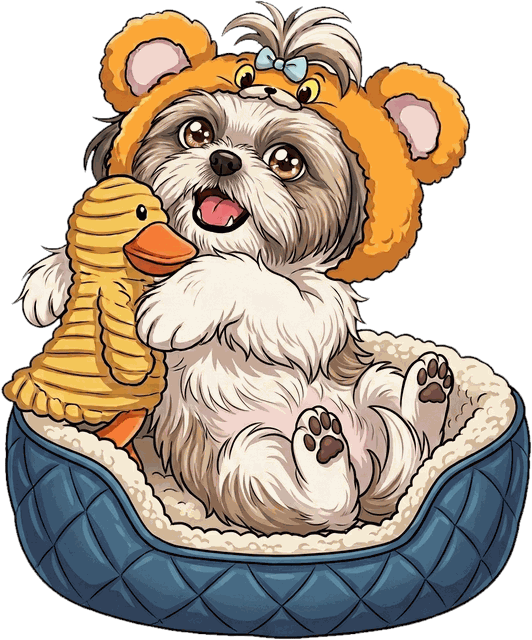
#> input picture _video-yang/yang.png, 532 x 640 px
$ python gerar_expressoes.py
#> lines starting #> are read from the running program, lines starting #| are printed output that depends on the picture; after the words box and inside, x2 and y2 are one past the last pixel; in counts of white or black regions, pixels touching at a corner belong together
"""Gera as expressões da Yang (boca fechada / meio aberta / aberta, olhos piscando)
a partir da ilustração original. Saída: pasta yang/ com PNGs transparentes 2x."""
import cv2, numpy as np, pathlib
from PIL import Image, ImageDraw, ImageFilter

AQUI = pathlib.Path(__file__).parent.parent  # pasta _video-yang (onde está yang.png)
S = 2  # trabalhar em 2x pra linhas mais suaves
orig = Image.open(AQUI / "yang.png").convert("RGBA")
#> orig is the input picture: PIL image 532x640 RGBA; mean R, G, B, A 116.2, 102.9, 88.2, 184
W, H = orig.size
#> W = 532; H = 640
base = orig.resize((W * S, H * S), Image.LANCZOS)
OUT = pathlib.Path(__file__).parent  # salva aqui mesmo (corpo/)
TINTA = (40, 22, 14, 255)

def s(*v): return [int(x * S) for x in v]

def inpaint(img, mask_img, raio=7):
    rgba = np.array(img)
    bgr = cv2.cvtColor(rgba[:, :, :3], cv2.COLOR_RGB2BGR)
    m = np.array(mask_img.convert("L"))
    out = cv2.inpaint(bgr, m, raio, cv2.INPAINT_TELEA)
    rgba[:, :, :3] = cv2.cvtColor(out, cv2.COLOR_BGR2RGB)
    return Image.fromarray(rgba)

def clonar(img, alvo, dx, dy, pena=4):
    """cobre a elipse 'alvo' com pelo copiado de (dx,dy) pixels ao lado, com borda suave"""
    mg = 3 * pena * S  # margem pra borda suave não "cortar" no retângulo
    m = Image.new("L", img.size, 0); ImageDraw.Draw(m).ellipse(alvo, fill=255)
    m = m.filter(ImageFilter.GaussianBlur(pena * S))
    a, b, c, e = alvo[0] - mg, alvo[1] - mg, alvo[2] + mg, alvo[3] + mg
    src = img.crop((a + dx, b + dy, c + dx, e + dy))
    camada = Image.new("RGBA", img.size, (0, 0, 0, 0)); camada.paste(src, (a, b))
    out = img.copy(); out.paste(camada, (0, 0), Image.composite(m, Image.new("L", img.size, 0), camada.split()[3]))
    return out

def mascara(formas):
    m = Image.new("L", base.size, 0); d = ImageDraw.Draw(m)
#> after `m = Image.new('L', base.size, 0)`: m: PIL image 1064x1280 L; every value is 0
    for f in formas: d.ellipse(f, fill=255)
    return m

# ---------- regiões (em coordenadas da imagem original 532x640) ----------
BOCA = s(191, 183, 253, 233)
OLHO_E = s(174, 116, 218, 152)
OLHO_D = s(259, 141, 309, 183)

# ---------- boca fechada ----------
m_boca = mascara([BOCA])
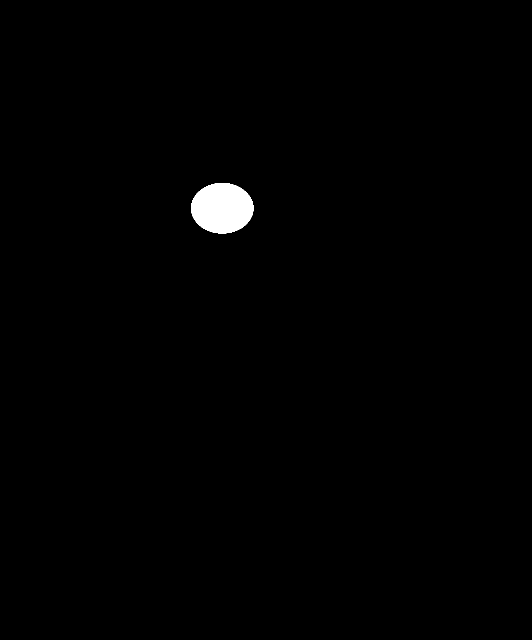
#> m_boca: PIL image 1064x1280 L (shown at 1/2 size); 0.73% white; 1 white region, box (x1, y1, x2, y2) and area: (382, 366, 507, 467) 9913
fechada = clonar(base, s(189, 181, 255, 236), 66 * S, 2 * S)
#> in clonar, `ImageDraw.Draw(m).ellipse(alvo, fill=255)`: m: PIL image 1064x1280 L; 0.85% white; 1 white region, box (x1, y1, x2, y2) and area: (378, 362, 511, 473) 11579
#> in clonar, `a, b, c, e = alvo[0] - mg, alvo[1] - mg, alvo[2] + mg, alvo[3] + mg`: a = 354; b = 338; c = 534; e = 496
#> in clonar, `camada = Image.new('RGBA', img.size, (0, 0, 0, 0))`: camada: PIL image 1064x1280 RGBA; every value is 0
# leve textura: mistura um pouco de ruído pra não ficar "borrado liso"
d = ImageDraw.Draw(fechada)
cx, cy = 224 * S, 186 * S  # ponto logo abaixo do nariz
d.line([cx, cy, cx, cy + 9 * S], fill=TINTA, width=3 * S)  # risquinho do nariz à boca
d.arc([cx - 24 * S, cy - 4 * S, cx, cy + 16 * S], 10, 150, fill=TINTA, width=3 * S)   # sorriso esquerdo
d.arc([cx, cy - 4 * S, cx + 24 * S, cy + 16 * S], 30, 170, fill=TINTA, width=3 * S)   # sorriso direito
fechada.save(OUT / "boca-fechada.png")

# ---------- boca meio aberta: boca original "achatada" sobre a fechada ----------
x0, y0, x1, y1 = BOCA
patch = base.crop(BOCA)
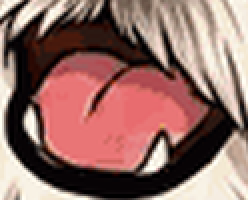
#> patch: PIL image 124x100 RGBA (shown 2 times larger); mean R, G, B, A 147, 108.6, 102.5, 254.2; transparent parts drawn white
alt = int((y1 - y0) * 0.55)
patch_m = m_boca.crop(BOCA)
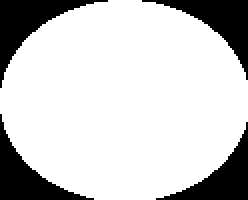
#> patch_m: PIL image 124x100 L (shown 2 times larger); 79.7% white; 4 black regions, box (x1, y1, x2, y2) and area: (0, 0, 54, 44) 678, (71, 0, 124, 40) 634, (0, 57, 47, 100) 624, (78, 61, 124, 100) 581
meio = fechada.copy()
p2 = patch.resize((x1 - x0, alt), Image.LANCZOS)
m2 = patch_m.resize((x1 - x0, alt), Image.LANCZOS).filter(ImageFilter.GaussianBlur(1.5))
meio.paste(p2, (x0, y0 + 4 * S), m2)
meio.save(OUT / "boca-meio.png")

base.save(OUT / "boca-aberta.png")

# ---------- piscando (feito sobre cada boca) ----------
m_olhos = mascara([OLHO_E, OLHO_D])
#> m_olhos: PIL image 1064x1280 L; 0.87% white; 2 white regions, box (x1, y1, x2, y2) and area: (518, 282, 619, 367) 6729, (348, 232, 437, 305) 5101
def piscar(img):
    p = clonar(img, OLHO_E, 0, -30 * S, 3)
#> in clonar (call 2), `ImageDraw.Draw(m).ellipse(alvo, fill=255)`: m: PIL image 1064x1280 L; 0.37% white; 1 white region, box (x1, y1, x2, y2) and area: (348, 232, 437, 305) 5101
    p = clonar(p, OLHO_D, 6 * S, 40 * S, 3)
#> call 3 of clonar, with dx = 12, dy = 80, pena = 3
#> in clonar (call 3), `ImageDraw.Draw(m).ellipse(alvo, fill=255)`: m: PIL image 1064x1280 L; 0.49% white; 1 white region, box (x1, y1, x2, y2) and area: (518, 282, 619, 367) 6729
#> in clonar (call 3), `a, b, c, e = alvo[0] - mg, alvo[1] - mg, alvo[2] + mg, alvo[3] + mg`: a = 500; b = 264; c = 636; e = 384
#> in clonar (call 3), `src = img.crop((a + dx, b + dy, c + dx, e + dy))`:
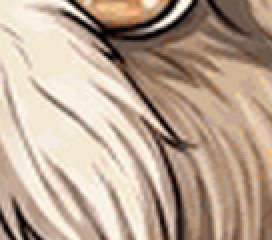
#> src: PIL image 136x120 RGBA (shown 2 times larger); mean R, G, B, A 186.8, 165.9, 147.6, 254; transparent parts drawn white
#> in clonar (call 3), `camada.paste(src, (a, b))`:
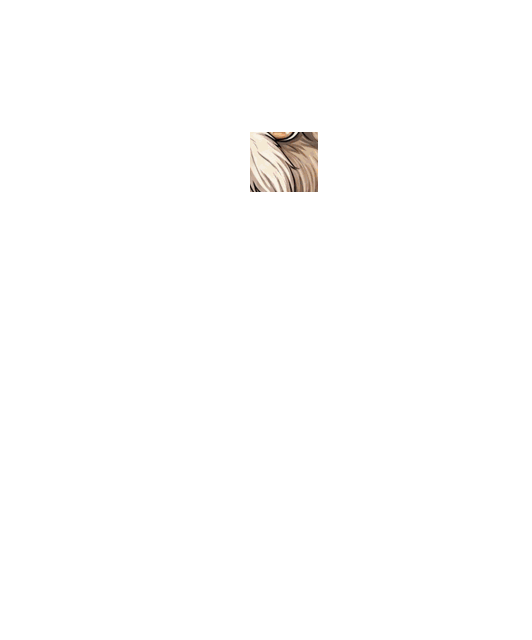
#> camada: PIL image 1064x1280 RGBA (shown at 1/2 size); mean R, G, B, A 2.2, 2, 1.8, 3; transparent parts drawn white
    d = ImageDraw.Draw(p)
    for (a, b, c, e) in [OLHO_E, OLHO_D]:
        mx, my = (a + c) / 2, (b + e) / 2
        w = (c - a) * 0.42
        # olho fechado feliz "‿" com cílios
        d.arc([mx - w, my - w * 0.55, mx + w, my + w * 0.55], 15, 165, fill=TINTA, width=4 * S)
    return p
for nome in ["boca-fechada", "boca-meio", "boca-aberta"]:
    piscar(Image.open(OUT / f"{nome}.png")).save(OUT / f"{nome}-piscando.png")
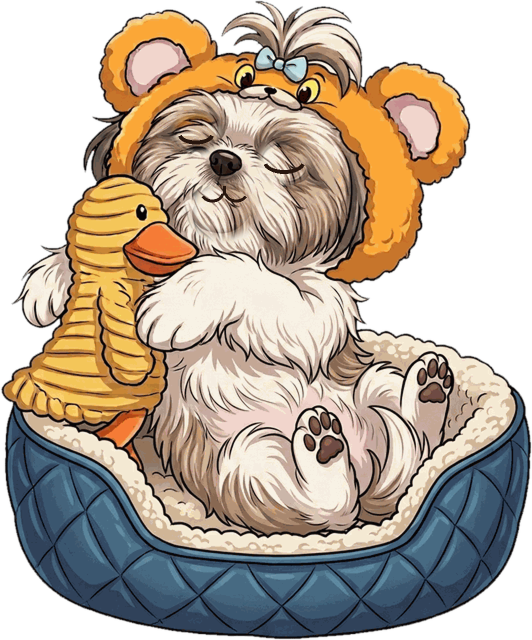
#> saved as boca-fechada-piscando.png: PIL image 1064x1280 RGBA (shown at 1/2 size); mean R, G, B, A 116.5, 103.5, 88.6, 184; transparent parts drawn white

# folha de contato pra conferir
nomes = ["boca-fechada", "boca-meio", "boca-aberta", "boca-fechada-piscando"]
tiles = [Image.open(OUT / f"{n}.png").crop(s(150, 90, 340, 250)) for n in nomes]
#> tiles = 4 items
tw, th = tiles[0].size
#> tw = 380; th = 320
folha = Image.new("RGBA", (tw * len(tiles), th), "white")
#> folha: PIL image 1520x320 RGBA; every value is 255
for i, t in enumerate(tiles): folha.alpha_composite(t, (tw * i, 0))
#> this loop made 4 passes
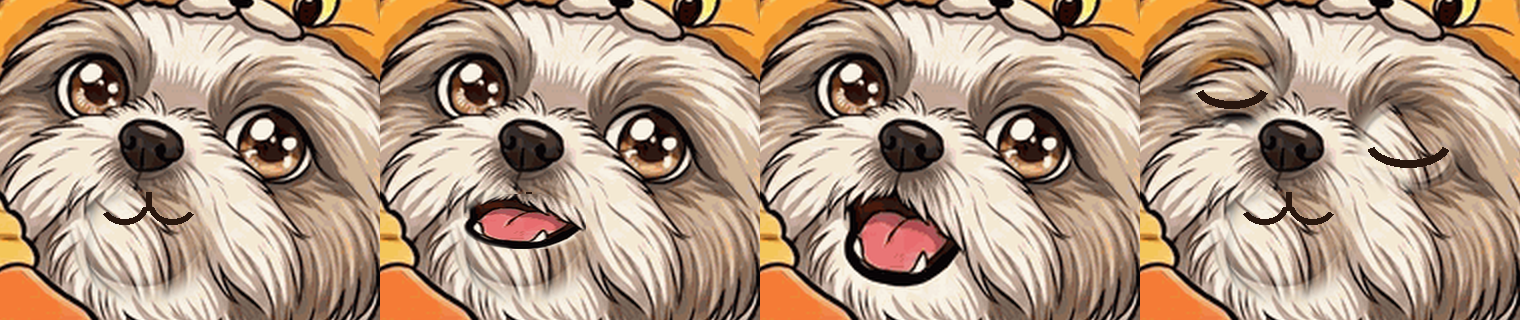
#> folha: PIL image 1520x320 RGBA; mean R, G, B, A 175, 150.3, 129.7, 255
folha.save(OUT / "conferir.png")
print("ok")
